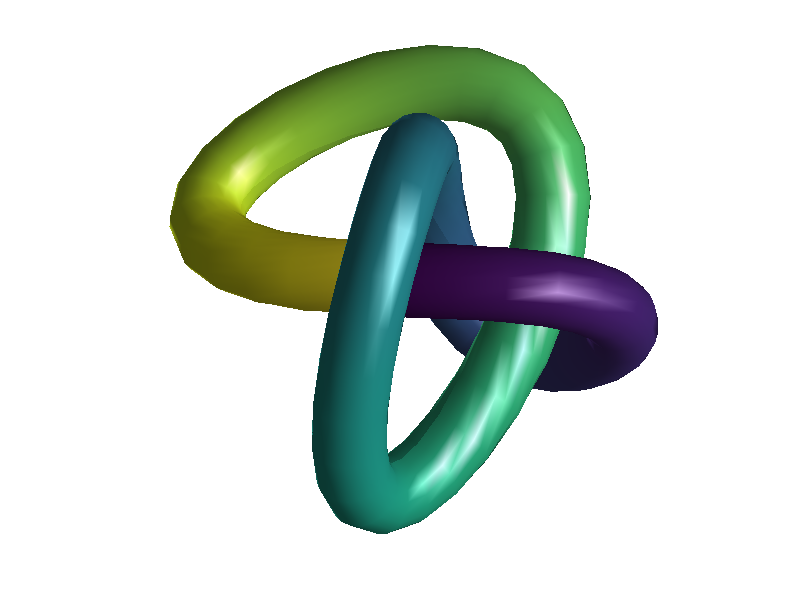

The MATLAB source for this figure:
%% Three-Dimensional Knot
% This example shows how to compute the parametric representation of
% tube-like surfaces and displays the tube with SURF.
%
% Original code by Rouben Rostamian, March 1991.  Modified from Titan
% MATLAB(R) to MATLAB(R) V4.0 by Cleve Moler, September 1991.

% Copyright 1984-2014 The MathWorks, Inc.

%% Set the Parameters

% Number of grid points in each (circular) section of the tube.
m = 20;
% Number of sections along the tube.
n = 60;
% Radius of the tube.
R = 0.75;
% Symmetry index.  Try q = floor(n/3) (symmetric) or q = floor(n/4)
q = floor(n/3);

% Do not change this!
t = (0:n)/n;


%% Specify the Generating Function
% The generating function f0 must be 1-periodic.
% f1 and f2 are the first and second derivatives of f0.

a = 2;
b = 3;
c = 1.5;
q1 = 2;
q2 = 4;
f0 = sin(q1*pi*t) + a*sin(q2*pi*t) - ...
   b*cos(4*pi*t)/2 + c*sin(6*pi*t);
f1 = (q1*pi)*cos(q1*pi*t) + a*(q2*pi)*cos(q2*pi*t) + ...
   b*(4*pi)*sin(4*pi*t)/2 + c*(6*pi)*cos(6*pi*t);
f2 = -(q1*pi)^2*sin(q1*pi*t) - a*(q2*pi)^2*sin(q2*pi*t) + ...
   b*(4*pi)^2*cos(4*pi*t)/2 - c*(6*pi)^2*sin(6*pi*t);
plot3(f0,f1,f2)

%% Generate the Surface
% Start by extending f periodically to 2 period-intervals:
f0 = [ f0(1:n) f0(1:n) ];
f1 = [ f1(1:n) f1(1:n) ];
f2 = [ f2(1:n) f2(1:n) ];

%%
% [x10;x20;x30] is the parametric representation of
% the center-line of the tube:
x10 = f0(1:n+1);
x20 = f0(q+1:q+n+1);
x30 = f0(2*q+1:2*q+n+1);
clf
plot3(x10,x20,x30)

%%
% [x11;x21;x31] is velocity (same as tangent) vector:
x11 = f1(1:n+1);
x21 = f1(q+1:q+n+1);
x31 = f1(2*q+1:2*q+n+1);
plot3(x11,x21,x31)

%%
% [x12;x22;x32] is acceleration vector:
x12 = f2(1:n+1);
x22 = f2(q+1:q+n+1);
x32 = f2(2*q+1:2*q+n+1);
plot3(x12,x22,x32)

%%
% Calculate the speed:
speed = sqrt(x11.^2 + x21.^2 + x31.^2);
plot(speed)

%%
% This is the dot-product of the velocity and acceleration vectors:
velacc = x11.*x12 + x21.*x22 + x31.*x32;
plot(velacc)

%%
% Compute the normalized normal vector.

% Here is the normal vector:
nrml1 = speed.^2 .* x12 - velacc.*x11;
nrml2 = speed.^2 .* x22 - velacc.*x21;
nrml3 = speed.^2 .* x32 - velacc.*x31;
normallength = sqrt(nrml1.^2 + nrml2.^2 + nrml3.^2);

% And here is the normalized normal vector:
unitnormal1 = nrml1 ./ normallength;
unitnormal2 = nrml2 ./ normallength;
unitnormal3 = nrml3 ./ normallength;

plot3(unitnormal1,unitnormal2,unitnormal3)

%%
% And the binormal vector ( B = T x N )
binormal1 = (x21.*unitnormal3 - x31.*unitnormal2) ./ speed;
binormal2 = (x31.*unitnormal1 - x11.*unitnormal3) ./ speed;
binormal3 = (x11.*unitnormal2 - x21.*unitnormal1) ./ speed;

plot3(binormal1,binormal2,binormal3)

%%
% s is the coordinate along the circular cross-sections of the tube:
s = (0:m)';
s = (2*pi/m)*s;

%%
% Each of x1, x2, x3 is an (m+1)x(n+1) matrix.
% Rows represent coordinates along the tube.  Columns represent coordinates
% in each (circular) cross-section of the tube.

xa1 = ones(m+1,1)*x10;
xb1 = (cos(s)*unitnormal1 + sin(s)*binormal1);
xa2 = ones(m+1,1)*x20;
xb2 = (cos(s)*unitnormal2 + sin(s)*binormal2);
xa3 = ones(m+1,1)*x30;
xb3 = (cos(s)*unitnormal3 + sin(s)*binormal3);

%%
% Compute the final surface.

x1 = xa1 + R*xb1;
x2 = xa2 + R*xb2;
x3 = xa3 + R*xb3;
color = ones(m+1,1)*((0:n)*2/n-1);


%% Plot the Surface

surf(x1,x2,x3,color);
shading interp;
light
lighting gouraud % 'lighting phong' will use zbuffer, slower
view(2)
axis equal off
axis vis3d % for smooth rotate3d
axis tight
